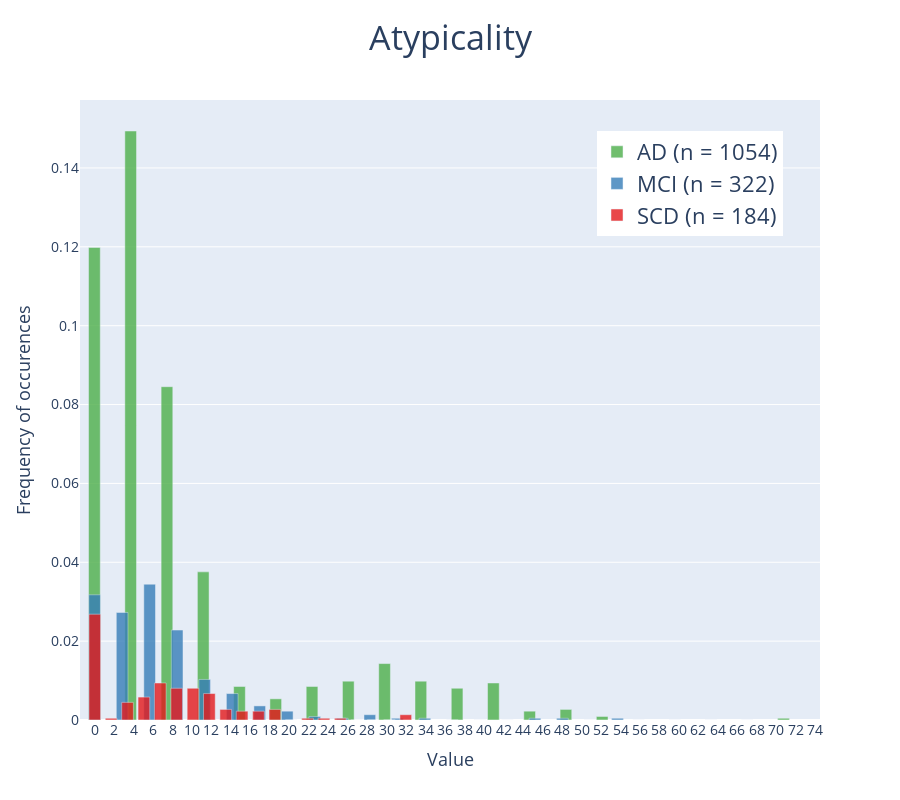

Source (notebook cell):
### Code cell
fig = atypicality(S=S,
                  diagnosis=diagnosis, 
                  color_list = color_list,
                  num_bins=20, 
                  bin_width=1.2,
                  width=900,
                  height=800)
fig

### Figure 1 — Plotly figure (JSON) as saved in the notebook; plotly's stock layout.template omitted (floating-point values rounded to 4 significant figures)
{"data": [{"marker": {"color": "#4daf4a"}, "name": "AD (n = 1054)", "opacity": 0.8, "type": "bar", "width": [1.2, 1.2, 1.2, 1.2, 1.2, 1.2, 1.2, 1.2, 1.2, 1.2, 1.2, 1.2, 1.2, 1.2, 1.2, 1.2, 1.2, 1.2, 1.2, 1.2], "x": [0, 3.724, 7.448, 11.17, 14.9, 18.62, 22.35, 26.07, 29.79, 33.52, 37.24, 40.97, 44.69, 48.42, 52.14, 55.86, 59.59, 63.31, 67.04, 70.76], "y": [0.1199, 0.1494, 0.08453, 0.03757, 0.008497, 0.005367, 0.008497, 0.009839, 0.01431, 0.009839, 0.00805, 0.009392, 0.002236, 0.002683, 0.0008945, 0, 0, 0, 0, 0.0004472]}, {"marker": {"color": "#377eb8"}, "name": "MCI (n = 322)", "opacity": 0.8, "type": "bar", "width": [1.2, 1.2, 1.2, 1.2, 1.2, 1.2, 1.2, 1.2, 1.2, 1.2, 1.2, 1.2, 1.2, 1.2, 1.2, 1.2, 1.2, 1.2, 1.2, 1.2], "x": [0, 2.826, 5.652, 8.478, 11.3, 14.13, 16.96, 19.78, 22.61, 25.43, 28.26, 31.08, 33.91, 36.74, 39.56, 42.39, 45.21, 48.04, 50.87, 53.69], "y": [0.03175, 0.02728, 0.03444, 0.02281, 0.01029, 0.006708, 0.003578, 0.002236, 0.0008945, 0.0004472, 0.001342, 0.0004472, 0.0004472, 0, 0, 0, 0.0004472, 0.0004472, 0, 0.0004472]}, {"marker": {"color": "#e41a1c"}, "name": "SCD (n = 184)", "opacity": 0.8, "type": "bar", "width": [1.2, 1.2, 1.2, 1.2, 1.2, 1.2, 1.2, 1.2, 1.2, 1.2, 1.2, 1.2, 1.2, 1.2, 1.2, 1.2, 1.2, 1.2, 1.2, 1.2], "x": [0, 1.681, 3.361, 5.042, 6.723, 8.403, 10.08, 11.76, 13.45, 15.13, 16.81, 18.49, 20.17, 21.85, 23.53, 25.21, 26.89, 28.57, 30.25, 31.93], "y": [0.02683, 0.0004472, 0.004472, 0.005814, 0.009392, 0.00805, 0.00805, 0.006708, 0.002683, 0.002236, 0.002236, 0.002683, 0, 0.0004472, 0.0004472, 0.0004472, 0, 0, 0, 0.001342]}], "layout": {"autosize": false, "barmode": "group", "height": 800, "legend": {"font": {"size": 22}, "x": 0.95, "xanchor": "right", "y": 0.95, "yanchor": "top"}, "title": {"font": {"size": 34}, "text": "Atypicality", "x": 0.5}, "width": 900, "xaxis": {"dtick": 2, "range": [-1.5, 74.48], "tick0": 0, "tickfont": {"size": 14}, "tickmode": "linear", "title": {"font": {"size": 18}, "text": "Value"}}, "yaxis": {"tickfont": {"size": 14}, "title": {"font": {"size": 18}, "text": "Frequency of occurences"}}}}
